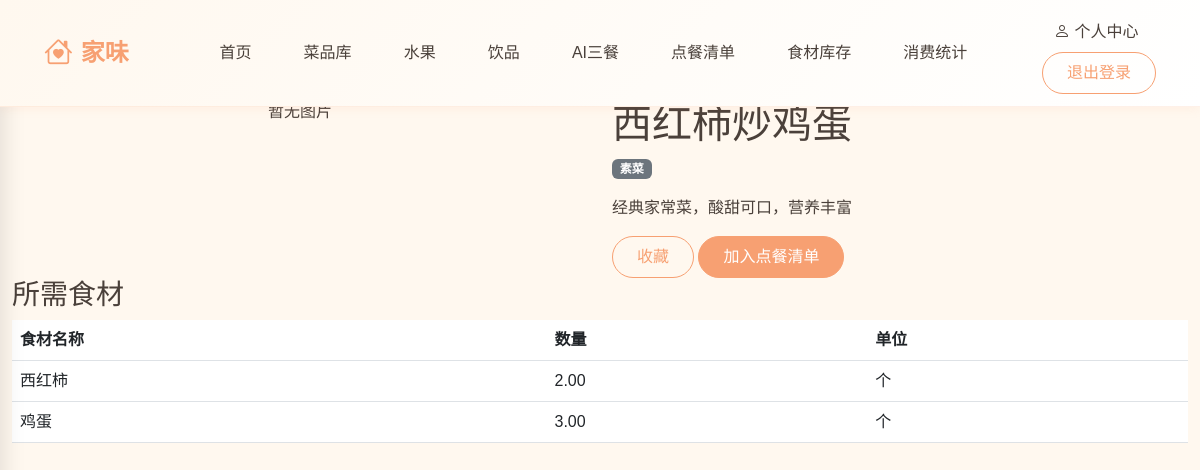
The app's page /dishes/1/ (signed in) with its own data.
### core/models.py (models this page shows, shortened)
class Dish(models.Model):
    DISH_CATEGORIES = [
        ('素菜', '素菜'),
        ('荤菜', '荤菜'),
        ('汤品', '汤品'),
        ('凉菜', '凉菜'),
        ('小吃', '小吃'),
    ]
    id = models.AutoField(primary_key=True)
    name = models.CharField(max_length=50, unique=True, verbose_name='菜品名称')
    category = models.CharField(max_length=20, choices=DISH_CATEGORIES, verbose_name='分类')
    image = models.CharField(max_length=200, blank=True, null=True, verbose_name='菜品图片存储路径')
    desc = models.TextField(blank=True, null=True, verbose_name='口味、制作步骤描述')
    class Meta:
        db_table = 'dish'
        verbose_name = '菜品'
        verbose_name_plural = '菜品'

class DishMaterial(models.Model):
    UNIT_CHOICES = [
        ('斤', '斤'),
        ('个', '个'),
        ('颗', '颗'),
        ('盒', '盒'),
        ('把', '把'),
    ]
    id = models.AutoField(primary_key=True)
    dish = models.ForeignKey(Dish, on_delete=models.CASCADE, verbose_name='对应菜品')
    material = models.ForeignKey(Material, on_delete=models.CASCADE, verbose_name='对应食材')
    need_num = models.DecimalField(max_digits=5, decimal_places=2, verbose_name='菜品所需食材数量')
    unit = models.CharField(max_length=10, choices=UNIT_CHOICES, verbose_name='单位')
    class Meta:
        db_table = 'dish_material'
        verbose_name = '菜品食材'
        verbose_name_plural = '菜品食材'

class Material(models.Model):
    MATERIAL_TYPES = [
        ('蔬菜', '蔬菜'),
        ('肉类', '肉类'),
        ('水果', '水果'),
        ('干货', '干货'),
    ]
    SEASON_CHOICES = [
        ('春', '春'),
        ('夏', '夏'),
        ('秋', '秋'),
        ('冬', '冬'),
        ('全年', '全年'),
    ]
    id = models.AutoField(primary_key=True)
    name = models.CharField(max_length=50, unique=True, verbose_name='食材名称')
    type = models.CharField(max_length=20, choices=MATERIAL_TYPES, verbose_name='分类')
    season = models.CharField(max_length=20, choices=SEASON_CHOICES, verbose_name='季节')
    price = models.DecimalField(max_digits=6, decimal_places=2, default=5.00, verbose_name='参考单价(元/斤)')
    unit = models.CharField(max_length=20, default='斤', verbose_name='单位')
    class Meta:
        db_table = 'material'
        verbose_name = '食材'
        verbose_name_plural = '食材'

### core/views.py (the view)
# urls.py: path('dishes/<int:pk>/', views.dish_detail, name='dish_detail'),
def dish_detail(request, pk):
    dish = get_object_or_404(Dish, pk=pk)
    has_taboo, taboo_name = check_dish_has_taboo(dish)
    materials = DishMaterial.objects.filter(dish=dish)
    is_collected = False
    if request.user.is_authenticated:
        is_collected = UserCollect.objects.filter(
            user=request.user, goods_type='dish', goods_id=pk
        ).exists()
    return render(request, 'dish_detail.html', {
        'dish': dish,
        'materials': materials,
        'has_taboo': has_taboo,
        'taboo_name': taboo_name,
        'is_collected': is_collected
    })

### core/views.py (called while the page is built)
def get_all_taboo_names():
    taboos = UserTaboo.objects.all()
    return set(t.taboo_name for t in taboos)

def check_dish_has_taboo(dish):
    taboo_names = get_all_taboo_names()
    dish_materials = DishMaterial.objects.filter(dish=dish)
    for dm in dish_materials:
        if dm.material.name in taboo_names:
            return True, dm.material.name
    return False, None

### templates/dish_detail.html (shortened to what this page needs)
{% extends 'base.html' %}
{% block content %}
<div class="row">
    <div class="col-md-6">
        {% if dish.image %}
        <img src="{{ MEDIA_URL }}{{ dish.image }}" class="img-fluid" alt="{{ dish.name }}">
        {% else %}
        <div class="bg-gray-200 h-64 d-flex align-items-center justify-content-center">
            <span class="text-gray-400">暂无图片</span>
        </div>
        {% endif %}
    </div>
    <div class="col-md-6">
        <h1>{{ dish.name }}</h1>
        <span class="badge bg-secondary">{{ dish.category }}</span>
        <p class="mt-3">{{ dish.desc }}</p>
        {% if user.is_authenticated %}
        <form method="post" action="{% url 'collect' %}" style="display: inline;">
            <button type="submit" class="btn btn-{% if is_collected %}outline-secondary{% else %}outline-primary{% endif %}">
                {% if is_collected %}取消收藏{% else %}收藏{% endif %}
            </button>
        </form>
        <button class="btn btn-primary" data-bs-toggle="modal" data-bs-target="#addToCartModal">加入点餐清单</button>
        {% endif %}
    </div>
</div>
<div class="mt-6">
    <h3>所需食材</h3>
    <table class="table">
        <thead>
            <tr>
                <th>食材名称</th>
                <th>数量</th>
                <th>单位</th>
            </tr>
        </thead>
        <tbody>
            {% for material in materials %}
            <tr>
                <td>{{ material.material.name }}</td>
                <td>{{ material.need_num }}</td>
                <td>{{ material.unit }}</td>
            </tr>
            {% empty %}
            <tr><td colspan="3" class="text-center text-muted">暂无食材信息</td></tr>
            {% endfor %}
        </tbody>
    </table>
</div>
{% endblock %}

### templates/base.html (style rules this page uses)
:root { --primary-color: #F7A072; --bg-color: #FFF8EF; --green-color: #94B49F; --danger-color: #E07272; --text-color: #4A403A; --text-light: #88807A; }
body { font-family: "Microsoft YaHei", "PingFang SC", "Source Han Sans SC", sans-serif; background-color: var(--bg-color); color: var(--text-color); margin: 0; padding: 0; min-height: 100vh; }
.btn-primary { background-color: var(--primary-color); border-color: var(--primary-color); color: white; border-radius: 25px; padding: 0.5rem 1.5rem; font-weight: 500; transition: all 0.3s ease; }
.btn-outline-primary { border-color: var(--primary-color); color: var(--primary-color); border-radius: 25px; padding: 0.5rem 1.5rem; font-weight: 500; transition: all 0.3s ease; }

### records on screen
Dish: name "西红柿炒鸡蛋", category "素菜", desc "经典家常菜，酸甜可口，营养丰富"
DishMaterial: material.name "西红柿", need_num "2.00", unit "个"
DishMaterial: material.name "鸡蛋", need_num "3.00", unit "个"
